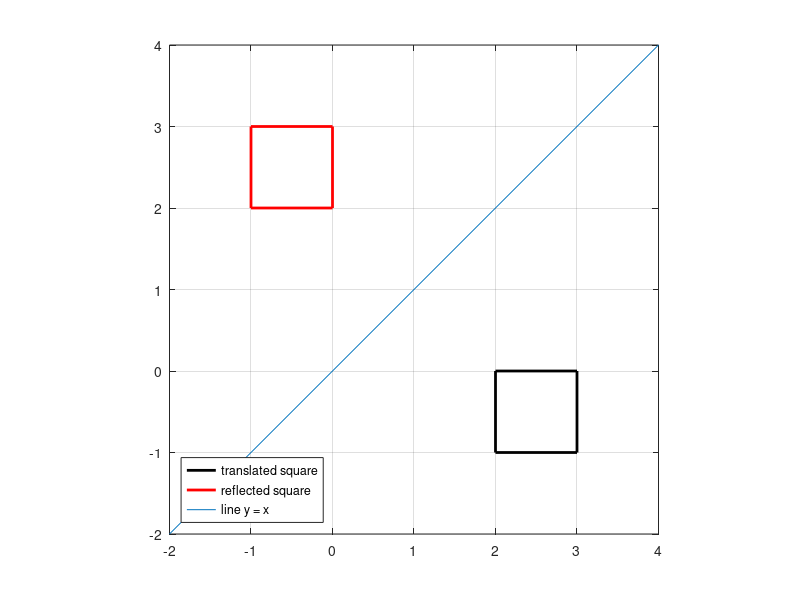

Reproduce this figure in MATLAB.
clf 
S=[0,1,1,0,0;0,0,1,1,0;1,1,1,1,1];    % square in homogeneous coordinates 
M=[1,0,2;0,1,-1;0,0,1];     % translation matrix 
R=[0 1 0; 1 0 0; 0 0 1]; % reflection across 45 degrees 

MS=M*S;    
plot(MS(1,:),MS(2,:),'k','linewidth',2); 
hold on 

RS=R*MS;     
plot(RS(1,:),RS(2,:),'r','linewidth',2); 

plot([-2,4],[-2,4]); 
legend('translated square','reflected square','line y = x','location','southwest');   
axis equal, axis([-2,4,-2,4]), grid on    % adjust the axis 
hold off